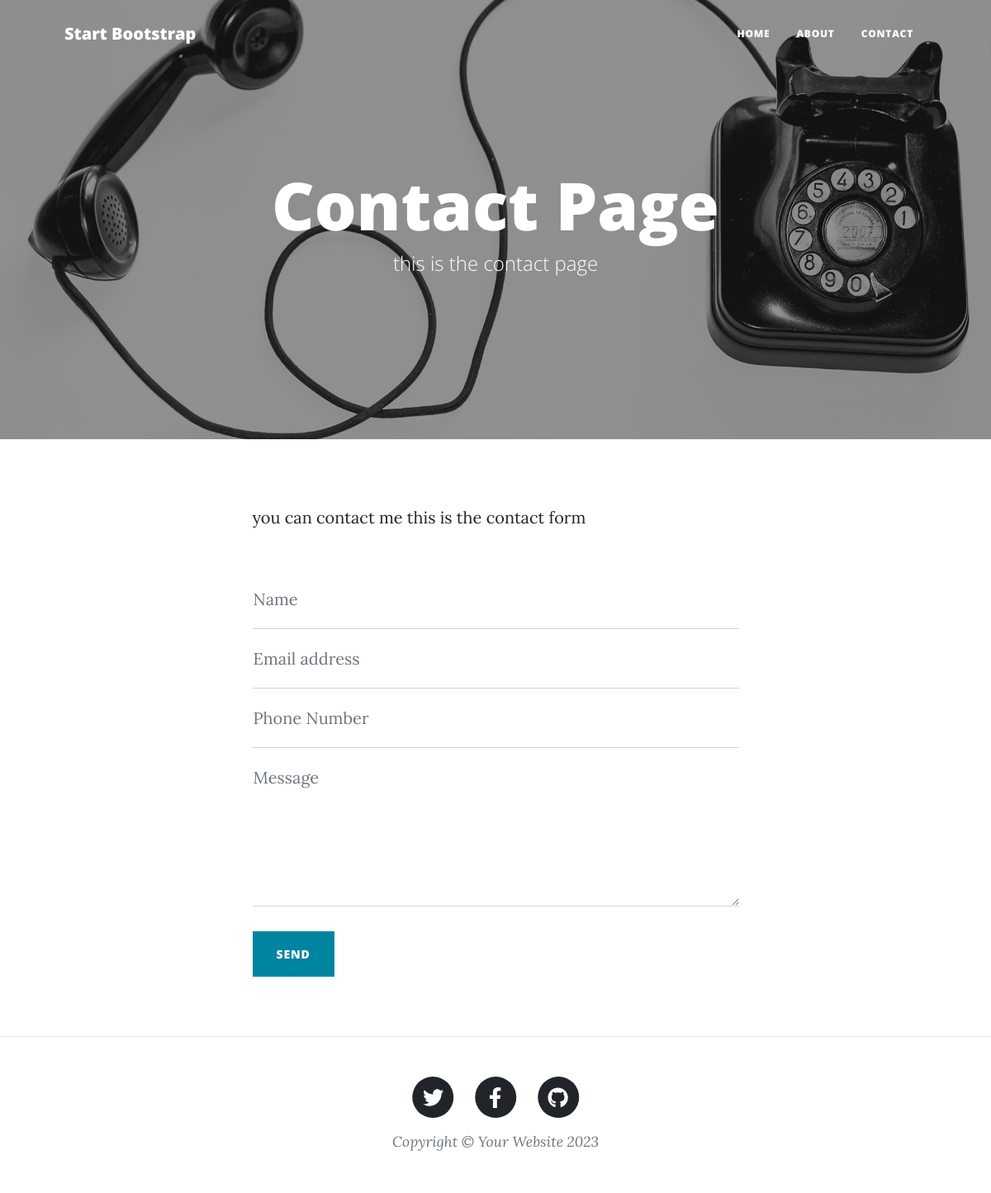
Page /contact/ on the committed database.
### blog/models.py (models this page shows, shortened)
class PageBase(models.Model):
    title = models.CharField(max_length=200)
    sub_title  = models.CharField(max_length=250 , null=True, blank=True)
    bg_image = models.ImageField(upload_to='images/', null=True, blank=True , validators=[validate_image_dimensions])
    created_at = models.DateTimeField(auto_now_add=True)
    updated_at = models.DateTimeField(auto_now=True)
    class Meta:
        abstract = True

class ContactPage(PageBase):
    description = models.TextField()

### blog/views.py (the view)
# urls.py: path('contact/', views.contact, name='blog_contact'),
def contact(request):
    page= ContactPage.objects.all()[0]
    massage=None
    if request.method =="POST":
        form = ContactForm(request.POST)
        if form.is_valid():
            massage=  form.save()
    return render(request, 'blog/contact.html',{'page':page,'massage':massage})

### blog/templates/blog/contact.html (shortened to what this page needs)
{% extends "layout.html" %}
{% load static %}
{% block content %}
    <main class="mb-4">
        <div class="container px-4 px-lg-5">
            <div class="row gx-4 gx-lg-5 justify-content-center">
                <div class="col-md-10 col-lg-8 col-xl-7">
                    <p>
                        {{page.description | default:"Please fill out the form below to contact us."}}
                    </p>
                    <div class="my-5">
                        <form id="contactForm" data-sb-form-api-token="API_TOKEN" method="post" >
                            <div class="form-floating">
                                <input class="form-control" id="name" type="text" placeholder="Enter your name..." data-sb-validations="required" name="name" required/>
                                <label for="name">Name</label>
                            </div>
                            <div class="form-floating">
                                <input class="form-control" id="email" type="email" placeholder="Enter your email..." data-sb-validations="required,email" name="email" required />
                                <label for="email">Email address</label>
                            </div>
                            <div class="form-floating">
                                <input class="form-control" id="phone" type="tel" placeholder="Enter your phone number..." data-sb-validations="required" name="phone" required />
                                <label for="phone">Phone Number</label>
                            </div>
                            <div class="form-floating">
                                <textarea class="form-control" id="message" placeholder="Enter your message here..." style="height: 12rem" data-sb-validations="required" name="body"></textarea>
                                <label for="message">Message</label>
                            </div>
                            <br />
                            <button class="btn btn-primary text-uppercase" id="submitButton" type="submit">Send</button>
                        </form>
                    </div>
                </div>
            </div>
        </div>
    </main>
{% endblock content %}

### blog/templates/includes/header.html
{% load static %}
{% if page.bg_image %}
<header class="masthead" style="background-image: url('{{page.bg_image.url}}')">
{% else %}
<header class="masthead" style="background-image: url('{% static "assets/img/about-bg.jpg" %}')">
{% endif %}
    <div class="container position-relative px-4 px-lg-5">
        <div class="row gx-4 gx-lg-5 justify-content-center">
            <div class="col-md-10 col-lg-8 col-xl-7">
                <div class="site-heading">
                    <h1>{{page.title|default:"Clean Blog"}}</h1>
                    <span class="subheading">{{page.sub_title | default:"Ablog theme by boot strap" }}</span>
                </div>
            </div>
        </div>
    </div>
</header>

### rows in the picture
ContactPage: bg_image (picture), title "Contact Page", sub_title "this is the contact page", description "you can contact me this is the contact form"
